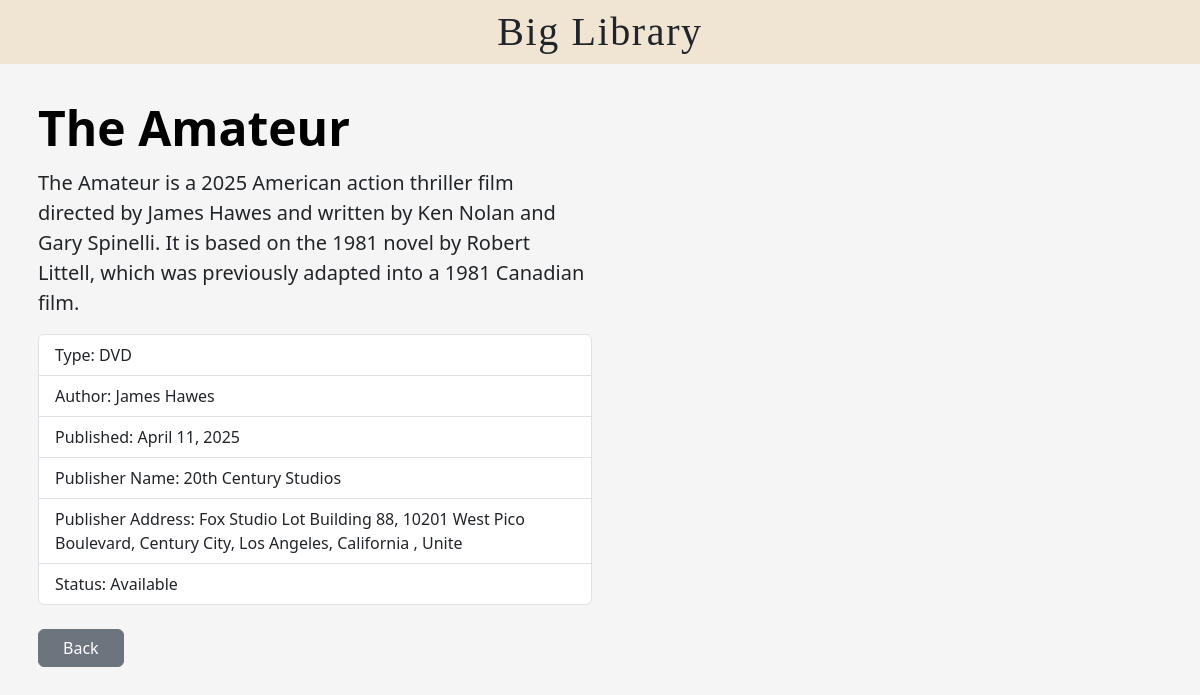
/website/details.php?id=5, run on the app's committed database.
### tables this page shows
CREATE TABLE `medium` (
  `id` int(11) NOT NULL,
  `title` varchar(50) NOT NULL,
  `image` varchar(255) DEFAULT NULL,
  `isbn_code` varchar(20) DEFAULT NULL,
  `short_description` varchar(800) DEFAULT NULL,
  `type` varchar(50) NOT NULL,
  `author_first_name` varchar(100) DEFAULT NULL,
  `author_last_name` varchar(100) DEFAULT NULL,
  `publisher_name` varchar(100) DEFAULT NULL,
  `publisher_address` varchar(100) DEFAULT NULL,
  `publish_date` date DEFAULT NULL,
  `status` tinyint(1) NOT NULL
);

### website/details.php (the view, shortened to what this page needs)
<?php
require_once './components/db_connect.php';
$layout = "";
if (isset($_GET['id'])) {
  $id = $_GET['id'];
  $sql = "SELECT * FROM `medium` WHERE id=$id";
  $result = mysqli_query($conn, $sql);
  if ($result) {
    $row = mysqli_fetch_assoc($result);
    if ($row) {
      $title = $row['title'];
      $image = $row['image'];
      $isbn_code = $row['isbn_code'] ? ("<li class='list-group-item'>ISBN: " . $row['isbn_code'] . "</li>") : "";
      $short_description = $row['short_description'];
      $type = $row['type'];
      $author_first_name = $row['author_first_name'];
      $author_last_name = $row['author_last_name'];
      $publisher_name = $row['publisher_name'];
      $publisher_address = $row['publisher_address'];
      $publish_date = $row['publish_date'];
      $status = ($row['status']) ? "Available" : "Reserved";
      if (!empty($publish_date) && $publish_date != "0000-00-00") {
        $publish_date_obj = date_create($publish_date);
        $publish_date = date_format($publish_date_obj, "F j, Y");
      } else {
        $publish_date = "";
      }
      $layout = "<div class='container col-xxl-8 px-4 pt-4'>
                   <div class='row flex-lg-row-reverse align-items-start g-5 pb-5'>
                     <div class='col-12 col-sm-8 col-lg-6'>
                       <img src='$image' class='d-block mx-lg-auto shadow' alt='' loading='lazy'>
                    </div>
                    <div class='col-lg-6 rounded-2 p-4 p-sm-2 mt-0 mt-sm-3 mt-md-5'>
                      <h1 class='display-5 fw-bold text-body-emphasis lh-1 mb-3'>$title</h1>
                      <p class='h5 lh-base'>$short_description</p>
                      <div class='mt-3 mb-4'>
                        <ul class='list-group'>
                          <li class='list-group-item'>Type: $type</li>
                          $isbn_code
                          <li class='list-group-item'>Author: $author_first_name $author_last_name</li>
                          <li class='list-group-item'>Published: $publish_date</li>
                          <li class='list-group-item'>Publisher Name: $publisher_name</li>
                          <li class='list-group-item'>Publisher Address: $publisher_address</li>
                          <li class='list-group-item'>Status: $status</li>
                        </ul>
                      </div>
                      <div class='d-grid gap-2 d-md-flex justify-content-md-start'>
                        <a href='./index.php' class='btn btn-secondary btn-md px-4'>Back</a>
                      </div>
                    </div>
                   </div>
                 </div>";
    } else {
      echo $error_msg_general;
    }
  } else {
    echo $error_msg_general;
  }
}
?>
<!DOCTYPE html>
<html lang="en">
<head>
  <link href="https://cdn.jsdelivr.net/npm/bootstrap@5.3.7/dist/css/bootstrap.min.css" rel="stylesheet">
  <link rel="stylesheet" href="./styles/style.css">
</head>
<body>
  <div class="title-row mb-0">
    <h1 class="text-center">Big Library</h1>
  </div>
  <?= $layout ?>
</body>
</html>

### website/styles/style.css (style rules this page uses)
body { background-color: whitesmoke; }

### data on the page
medium: title "The Amateur", short_description "The Amateur is a 2025 American action thriller film directed by James Hawes and written by Ken Nolan and Gary Spinelli. It is based on the 1981 novel by Robert Littell, which was previously adapted into a 1981 Canadian film.", type "DVD", author_first_name "James", author_last_name "Hawes", publish_date "April 11, 2025", publisher_name "20th Century Studios", publisher_address "Fox Studio Lot Building 88, 10201 West Pico Boulevard, Century City, Los Angeles, California , Unite", status "Available"
